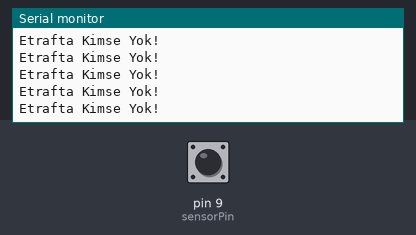
Simulated run of this sketch. Board: Arduino Uno, built with avr-gcc and run on an emulated ATmega328P. On the bench: the last lines printed to the serial monitor. Inputs (shaded band) come from the test bench; at power-on: pin 9 (sensorPin) LOW.

Above: at 1.2 s.
1.3 s: pin 9 (sensorPin) driven HIGH
At 1.8 s:
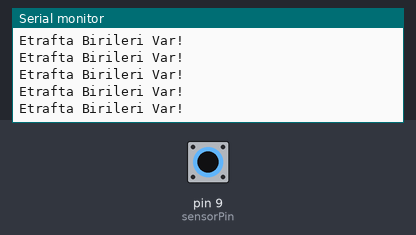
3.2 s: pin 9 (sensorPin) driven LOW
At 3.7 s:
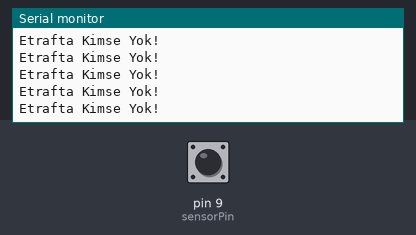
6.2 s: pin 9 (sensorPin) pulsed HIGH 2 times (0.12 s each, 0.3 s apart)
9.8 s: pin 9 (sensorPin) driven HIGH
At 10.3 s:
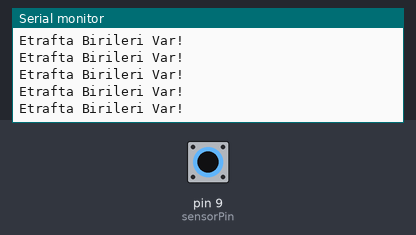
12.8 s: pin 9 (sensorPin) pulsed LOW 5 times (0.12 s each, 0.3 s apart)
At 13.8 s:
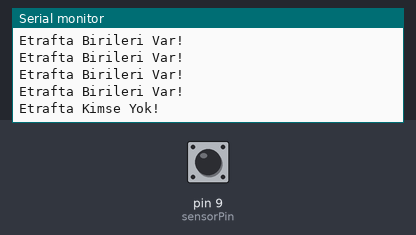
17.3 s: pin 9 (sensorPin) driven LOW
At 17.8 s:
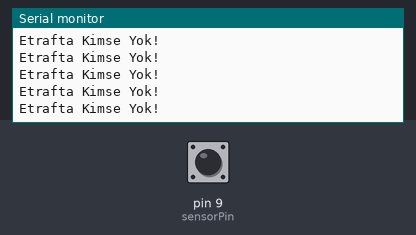

Measured:
- after the input at 1.3 s, the serial monitor: prints a new line after 0.07 s (image 1)
- after the input at 9.8 s, the serial monitor: prints a new line after 0.07 s (image 3)
- after the input at 17.3 s, the serial monitor: prints a new line after 0.07 s (image 5)

The sketch:

23_hareket_sensoru_uygulamasi.ino
```cpp
int sensorPin=9;

void setup() {
  Serial.begin(9600);
  pinMode(sensorPin, INPUT);
}

void loop() {
  int deger=digitalRead(sensorPin);
  if(deger==HIGH)
  {
    Serial.println("Etrafta Birileri Var!");
  }
  else
  {
    Serial.println("Etrafta Kimse Yok!");
  }
}
```
